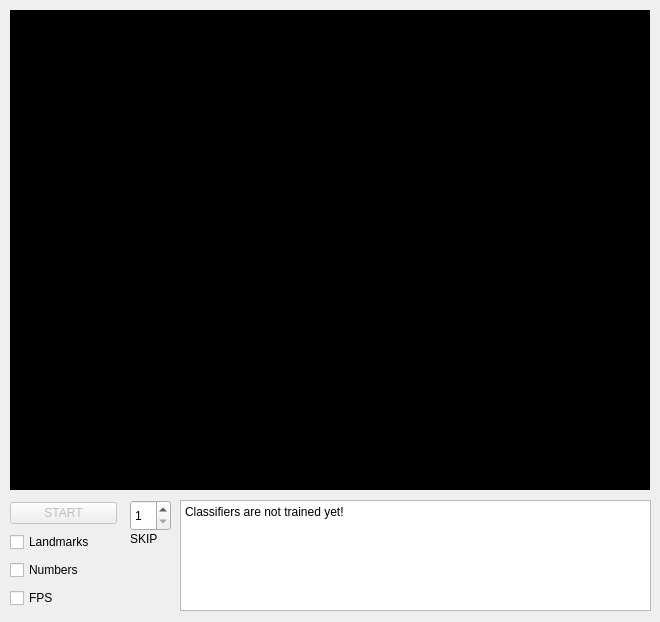
   <widget class="QWidget" name="cameraTab">
    <attribute name="title">
     <string>Webcam</string>
    </attribute>
    <widget class="QWidget" name="layoutWidget">
     <property name="geometry">
      <rect>
       <x>10</x>
       <y>500</y>
       <width>107</width>
       <height>113</height>
      </rect>
     </property>
     <layout class="QVBoxLayout" name="verticalLayout">
      <item>
       <widget class="QPushButton" name="btnCamera">
        <property name="enabled">
         <bool>false</bool>
        </property>
        <property name="text">
         <string>START</string>
        </property>
       </widget>
      </item>
      <item>
       <widget class="QCheckBox" name="landmarksCheckBox">
        <property name="text">
         <string>Landmarks</string>
        </property>
       </widget>
      </item>
      <item>
       <widget class="QCheckBox" name="numbersCheckBox">
        <property name="text">
         <string>Numbers</string>
        </property>
       </widget>
      </item>
      <item>
       <widget class="QCheckBox" name="FPSCheckBox">
        <property name="text">
         <string>FPS</string>
        </property>
       </widget>
      </item>
     </layout>
    </widget>
    <widget class="QLabel" name="camLabel">
     <property name="geometry">
      <rect>
       <x>10</x>
       <y>10</y>
       <width>640</width>
       <height>480</height>
      </rect>
     </property>
     <property name="palette">
      <palette>
       <active>
        <colorrole role="WindowText">
         <brush brushstyle="SolidPattern">
          <color alpha="255">
           <red>0</red>
           <green>0</green>
           <blue>0</blue>
          </color>
         </brush>
        </colorrole>
        <colorrole role="Base">
         <brush brushstyle="SolidPattern">
          <color alpha="255">
           <red>255</red>
           <green>255</green>
           <blue>255</blue>
          </color>
         </brush>
        </colorrole>
        <colorrole role="Window">
         <brush brushstyle="SolidPattern">
          <color alpha="255">
           <red>0</red>
           <green>0</green>
           <blue>0</blue>
          </color>
         </brush>
        </colorrole>
       </active>
       <inactive>
        <colorrole role="WindowText">
         <brush brushstyle="SolidPattern">
          <color alpha="255">
           <red>0</red>
           <green>0</green>
           <blue>0</blue>
          </color>
         </brush>
        </colorrole>
        <colorrole role="Base">
         <brush brushstyle="SolidPattern">
          <color alpha="255">
           <red>255</red>
           <green>255</green>
           <blue>255</blue>
          </color>
         </brush>
        </colorrole>
        <colorrole role="Window">
         <brush brushstyle="SolidPattern">
          <color alpha="255">
           <red>0</red>
           <green>0</green>
           <blue>0</blue>
          </color>
         </brush>
        </colorrole>
       </inactive>
       <disabled>
        <colorrole role="WindowText">
         <brush brushstyle="SolidPattern">
          <color alpha="255">
           <red>159</red>
           <green>158</green>
           <blue>158</blue>
          </color>
         </brush>
        </colorrole>
        <colorrole role="Base">
         <brush brushstyle="SolidPattern">
          <color alpha="255">
           <red>0</red>
           <green>0</green>
           <blue>0</blue>
          </color>
         </brush>
        </colorrole>
        <colorrole role="Window">
         <brush brushstyle="SolidPattern">
          <color alpha="255">
           <red>0</red>
           <green>0</green>
           <blue>0</blue>
          </color>
         </brush>
        </colorrole>
       </disabled>
      </palette>
     </property>
     <property name="font">
      <font>
       <weight>75</weight>
       <bold>true</bold>
      </font>
     </property>
     <property name="cursor">
      <cursorShape>ArrowCursor</cursorShape>
     </property>
     <property name="autoFillBackground">
      <bool>true</bool>
     </property>
     <property name="text">
      <string>webcam image</string>
     </property>
     <property name="alignment">
      <set>Qt::AlignCenter</set>
     </property>
    </widget>
    <widget class="QPlainTextEdit" name="txtLog">
     <property name="geometry">
      <rect>
       <x>180</x>
       <y>500</y>
       <width>471</width>
       <height>111</height>
      </rect>
     </property>
     <property name="readOnly">
      <bool>true</bool>
     </property>
     <property name="plainText">
      <string>Classifiers are not trained yet!</string>
     </property>
    </widget>
    <widget class="QLabel" name="fpsLabel">
     <property name="geometry">
      <rect>
       <x>20</x>
       <y>20</y>
       <width>105</width>
       <height>20</height>
      </rect>
     </property>
     <property name="palette">
      <palette>
       <active>
        <colorrole role="WindowText">
         <brush brushstyle="SolidPattern">
          <color alpha="255">
           <red>0</red>
           <green>0</green>
           <blue>0</blue>
          </color>
         </brush>
        </colorrole>
        <colorrole role="Button">
         <brush brushstyle="SolidPattern">
          <color alpha="255">
           <red>255</red>
           <green>255</green>
           <blue>255</blue>
          </color>
         </brush>
        </colorrole>
        <colorrole role="Light">
         <brush brushstyle="SolidPattern">
          <color alpha="255">
           <red>255</red>
           <green>255</green>
           <blue>255</blue>
          </color>
         </brush>
        </colorrole>
        <colorrole role="Midlight">
         <brush brushstyle="SolidPattern">
          <color alpha="255">
           <red>255</red>
           <green>255</green>
           <blue>255</blue>
          </color>
         </brush>
        </colorrole>
        <colorrole role="Dark">
         <brush brushstyle="SolidPattern">
          <color alpha="255">
           <red>127</red>
           <green>127</green>
           <blue>127</blue>
          </color>
         </brush>
        </colorrole>
        <colorrole role="Mid">
         <brush brushstyle="SolidPattern">
          <color alpha="255">
           <red>170</red>
           <green>170</green>
           <blue>170</blue>
          </color>
         </brush>
        </colorrole>
        <colorrole role="Text">
         <brush brushstyle="SolidPattern">
          <color alpha="255">
           <red>0</red>
           <green>0</green>
           <blue>0</blue>
          </color>
         </brush>
        </colorrole>
        <colorrole role="BrightText">
         <brush brushstyle="SolidPattern">
          <color alpha="255">
           <red>255</red>
           <green>255</green>
           <blue>255</blue>
          </color>
         </brush>
        </colorrole>
        <colorrole role="ButtonText">
         <brush brushstyle="SolidPattern">
          <color alpha="255">
           <red>0</red>
           <green>0</green>
           <blue>0</blue>
          </color>
         </brush>
        </colorrole>
        <colorrole role="Base">
         <brush brushstyle="SolidPattern">
          <color alpha="255">
           <red>255</red>
           <green>255</green>
           <blue>255</blue>
          </color>
         </brush>
        </colorrole>
        <colorrole role="Window">
         <brush brushstyle="SolidPattern">
          <color alpha="255">
           <red>255</red>
           <green>255</green>
           <blue>255</blue>
          </color>
         </brush>
        </colorrole>
        <colorrole role="Shadow">
         <brush brushstyle="SolidPattern">
          <color alpha="255">
           <red>0</red>
           <green>0</green>
           <blue>0</blue>
          </color>
         </brush>
        </colorrole>
        <colorrole role="AlternateBase">
         <brush brushstyle="SolidPattern">
          <color alpha="255">
           <red>255</red>
           <green>255</green>
           <blue>255</blue>
          </color>
         </brush>
        </colorrole>
        <colorrole role="ToolTipBase">
         <brush brushstyle="SolidPattern">
          <color alpha="255">
           <red>255</red>
           <green>255</green>
           <blue>220</blue>
          </color>
         </brush>
        </colorrole>
        <colorrole role="ToolTipText">
         <brush brushstyle="SolidPattern">
          <color alpha="255">
           <red>0</red>
           <green>0</green>
           <blue>0</blue>
          </color>
         </brush>
        </colorrole>
       </active>
       <inactive>
        <colorrole role="WindowText">
         <brush brushstyle="SolidPattern">
          <color alpha="255">
           <red>0</red>
           <green>0</green>
           <blue>0</blue>
          </color>
         </brush>
        </colorrole>
        <colorrole role="Button">
         <brush brushstyle="SolidPattern">
          <color alpha="255">
           <red>255</red>
           <green>255</green>
           <blue>255</blue>
          </color>
         </brush>
        </colorrole>
        <colorrole role="Light">
         <brush brushstyle="SolidPattern">
          <color alpha="255">
           <red>255</red>
           <green>255</green>
           <blue>255</blue>
          </color>
         </brush>
        </colorrole>
        <colorrole role="Midlight">
         <brush brushstyle="SolidPattern">
          <color alpha="255">
           <red>255</red>
           <green>255</green>
           <blue>255</blue>
          </color>
         </brush>
        </colorrole>
        <colorrole role="Dark">
         <brush brushstyle="SolidPattern">
          <color alpha="255">
           <red>127</red>
           <green>127</green>
           <blue>127</blue>
          </color>
         </brush>
        </colorrole>
        <colorrole role="Mid">
         <brush brushstyle="SolidPattern">
          <color alpha="255">
           <red>170</red>
           <green>170</green>
           <blue>170</blue>
          </color>
         </brush>
        </colorrole>
        <colorrole role="Text">
         <brush brushstyle="SolidPattern">
          <color alpha="255">
           <red>0</red>
           <green>0</green>
           <blue>0</blue>
          </color>
         </brush>
        </colorrole>
        <colorrole role="BrightText">
         <brush brushstyle="SolidPattern">
          <color alpha="255">
           <red>255</red>
           <green>255</green>
           <blue>255</blue>
          </color>
         </brush>
        </colorrole>
        <colorrole role="ButtonText">
         <brush brushstyle="SolidPattern">
          <color alpha="255">
           <red>0</red>
           <green>0</green>
           <blue>0</blue>
          </color>
         </brush>
        </colorrole>
        <colorrole role="Base">
         <brush brushstyle="SolidPattern">
          <color alpha="255">
           <red>255</red>
           <green>255</green>
           <blue>255</blue>
          </color>
         </brush>
        </colorrole>
        <colorrole role="Window">
         <brush brushstyle="SolidPattern">
          <color alpha="255">
           <red>255</red>
           <green>255</green>
           <blue>255</blue>
          </color>
         </brush>
        </colorrole>
        <colorrole role="Shadow">
         <brush brushstyle="SolidPattern">
          <color alpha="255">
           <red>0</red>
           <green>0</green>
           <blue>0</blue>
          </color>
         </brush>
        </colorrole>
        <colorrole role="AlternateBase">
         <brush brushstyle="SolidPattern">
          <color alpha="255">
           <red>255</red>
           <green>255</green>
           <blue>255</blue>
          </color>
         </brush>
        </colorrole>
        <colorrole role="ToolTipBase">
         <brush brushstyle="SolidPattern">
          <color alpha="255">
           <red>255</red>
           <green>255</green>
           <blue>220</blue>
          </color>
         </brush>
        </colorrole>
        <colorrole role="ToolTipText">
         <brush brushstyle="SolidPattern">
          <color alpha="255">
           <red>0</red>
           <green>0</green>
           <blue>0</blue>
          </color>
         </brush>
        </colorrole>
       </inactive>
       <disabled>
        <colorrole role="WindowText">
         <brush brushstyle="SolidPattern">
          <color alpha="255">
           <red>127</red>
           <green>127</green>
           <blue>127</blue>
          </color>
         </brush>
        </colorrole>
        <colorrole role="Button">
         <brush brushstyle="SolidPattern">
          <color alpha="255">
           <red>255</red>
           <green>255</green>
           <blue>255</blue>
          </color>
         </brush>
        </colorrole>
        <colorrole role="Light">
         <brush brushstyle="SolidPattern">
          <color alpha="255">
           <red>255</red>
           <green>255</green>
           <blue>255</blue>
          </color>
         </brush>
        </colorrole>
        <colorrole role="Midlight">
         <brush brushstyle="SolidPattern">
          <color alpha="255">
           <red>255</red>
           <green>255</green>
           <blue>255</blue>
          </color>
         </brush>
        </colorrole>
        <colorrole role="Dark">
         <brush brushstyle="SolidPattern">
          <color alpha="255">
           <red>127</red>
           <green>127</green>
           <blue>127</blue>
          </color>
         </brush>
        </colorrole>
        <colorrole role="Mid">
         <brush brushstyle="SolidPattern">
          <color alpha="255">
           <red>170</red>
           <green>170</green>
           <blue>170</blue>
          </color>
         </brush>
        </colorrole>
        <colorrole role="Text">
         <brush brushstyle="SolidPattern">
          <color alpha="255">
           <red>127</red>
           <green>127</green>
           <blue>127</blue>
          </color>
         </brush>
        </colorrole>
        <colorrole role="BrightText">
         <brush brushstyle="SolidPattern">
          <color alpha="255">
           <red>255</red>
           <green>255</green>
           <blue>255</blue>
          </color>
         </brush>
        </colorrole>
        <colorrole role="ButtonText">
         <brush brushstyle="SolidPattern">
          <color alpha="255">
           <red>127</red>
           <green>127</green>
           <blue>127</blue>
          </color>
         </brush>
        </colorrole>
        <colorrole role="Base">
         <brush brushstyle="SolidPattern">
          <color alpha="255">
           <red>255</red>
           <green>255</green>
           <blue>255</blue>
          </color>
         </brush>
        </colorrole>
        <colorrole role="Window">
         <brush brushstyle="SolidPattern">
          <color alpha="255">
           <red>255</red>
           <green>255</green>
           <blue>255</blue>
          </color>
         </brush>
        </colorrole>
        <colorrole role="Shadow">
         <brush brushstyle="SolidPattern">
          <color alpha="255">
           <red>0</red>
           <green>0</green>
           <blue>0</blue>
          </color>
         </brush>
        </colorrole>
        <colorrole role="AlternateBase">
         <brush brushstyle="SolidPattern">
          <color alpha="255">
           <red>255</red>
           <green>255</green>
           <blue>255</blue>
          </color>
         </brush>
        </colorrole>
        <colorrole role="ToolTipBase">
         <brush brushstyle="SolidPattern">
          <color alpha="255">
           <red>255</red>
           <green>255</green>
           <blue>220</blue>
          </color>
         </brush>
        </colorrole>
        <colorrole role="ToolTipText">
         <brush brushstyle="SolidPattern">
          <color alpha="255">
           <red>0</red>
           <green>0</green>
           <blue>0</blue>
          </color>
         </brush>
        </colorrole>
       </disabled>
      </palette>
     </property>
     <property name="font">
      <font>
       <weight>75</weight>
       <bold>true</bold>
      </font>
     </property>
     <property name="text">
      <string/>
     </property>
    </widget>
    <widget class="QSpinBox" name="frameSkip">
     <property name="geometry">
      <rect>
       <x>130</x>
       <y>500</y>
       <width>41</width>
       <height>31</height>
      </rect>
     </property>
     <property name="minimum">
      <number>1</number>
     </property>
     <property name="maximum">
      <number>10</number>
     </property>
    </widget>
    <widget class="QLabel" name="label_15">
     <property name="geometry">
      <rect>
       <x>130</x>
       <y>530</y>
       <width>31</width>
       <height>17</height>
      </rect>
     </property>
     <property name="text">
      <string>SKIP</string>
     </property>
    </widget>
   </widget>
